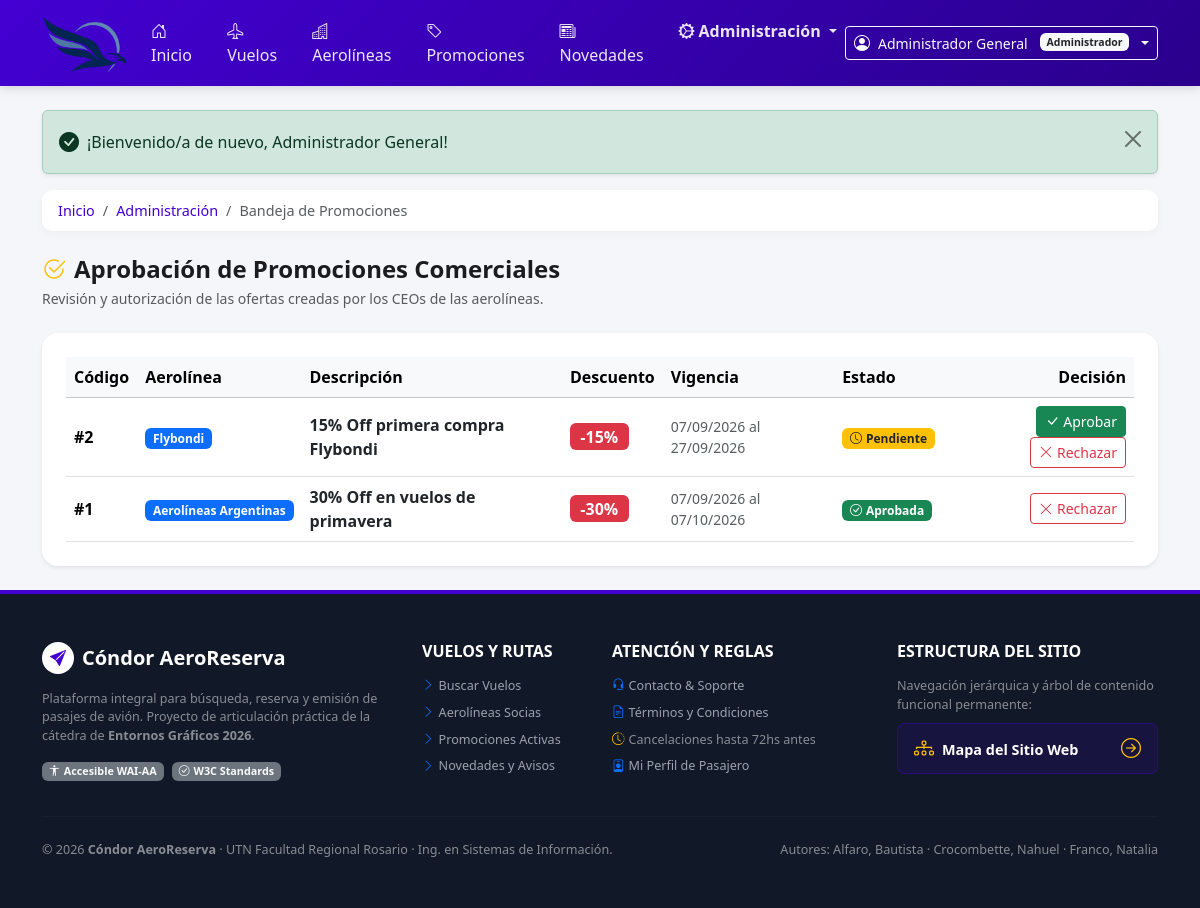
The app's page /index.php?pagina=admin_promociones (signed in) with its own data.
### tables this page shows
CREATE TABLE IF NOT EXISTS promociones (
    codPromocion INT AUTO_INCREMENT PRIMARY KEY,
    descripcionPromocion VARCHAR(200) NOT NULL,
    descuentoPromocion DECIMAL(5,2) NOT NULL,  
    codAerolinea INT NOT NULL,
    estadoPromocion ENUM('pendiente', 'aprobada', 'denegada') NOT NULL DEFAULT 'pendiente',
    fechaInicio DATE DEFAULT NULL,
    fechaFin DATE DEFAULT NULL,
    CONSTRAINT fk_promocion_aerolinea FOREIGN KEY (codAerolinea) REFERENCES aerolineas(codAerolinea) ON DELETE CASCADE
);

CREATE TABLE IF NOT EXISTS aerolineas (
    codAerolinea INT AUTO_INCREMENT PRIMARY KEY,
    nombreAerolinea VARCHAR(100) NOT NULL,
    codigoIATA VARCHAR(3) NOT NULL UNIQUE,
    descripcionAerolinea VARCHAR(200) DEFAULT NULL,
    codPais VARCHAR(3) NOT NULL,
    codUsuarioCeo INT DEFAULT NULL,
    CONSTRAINT fk_aerolinea_ceo FOREIGN KEY (codUsuarioCeo) REFERENCES usuarios(codUsuario) ON DELETE SET NULL
);

### public/index.php (called while the page is built, shortened)
<?php
require_once __DIR__ . '/../app/helpers/datos.php';
$pagina = $_GET['pagina'] ?? 'inicio';
$vistasDisponibles = [
    'inicio'             => __DIR__ . '/../app/views/inicio.php',
    'vuelos'             => __DIR__ . '/../app/views/vuelos.php',
    'vuelo_detalle'      => __DIR__ . '/../app/views/vuelo_detalle.php',
    'reservar'           => __DIR__ . '/../app/views/reservar.php',
    'reservas'           => __DIR__ . '/../app/views/reservas.php',
    'reserva_detalle'    => __DIR__ . '/../app/views/reserva_detalle.php',
    'historial'          => __DIR__ . '/../app/views/historial.php',
    'aerolineas'         => __DIR__ . '/../app/views/aerolineas.php',
    'aerolinea_detalle'  => __DIR__ . '/../app/views/aerolinea_detalle.php',
    'promociones'        => __DIR__ . '/../app/views/promociones.php',
    'novedades'          => __DIR__ . '/../app/views/novedades.php',
    'mapa_sitio'         => __DIR__ . '/../app/views/mapa_sitio.php',
    'mapa'               => __DIR__ . '/../app/views/mapa_sitio.php',
    '404'                => __DIR__ . '/../app/views/404.php',
    'contacto'           => __DIR__ . '/../app/views/contacto.php',
    'terminos'           => __DIR__ . '/../app/views/terminos.php',
    'login'              => __DIR__ . '/../app/views/login.php',
    'registro'           => __DIR__ . '/../app/views/registro.php',
    'recuperar_clave'    => __DIR__ . '/../app/views/recuperar_clave.php',
    'perfil'             => __DIR__ . '/../app/views/perfil.php',
    'ceo_panel'          => __DIR__ . '/../app/views/ceo/panel.php',
    'ceo_vuelos'         => __DIR__ . '/../app/views/ceo/vuelos.php',
    'ceo_promociones'    => __DIR__ . '/../app/views/ceo/promociones.php',
    'ceo_reportes'       => __DIR__ . '/../app/views/ceo/reportes.php',
    'admin_panel'        => __DIR__ . '/../app/views/admin/panel.php',
    'admin_aerolineas'   => __DIR__ . '/../app/views/admin/aerolineas.php',
    'admin_promociones'  => __DIR__ . '/../app/views/admin/promociones.php',
    'admin_novedades'    => __DIR__ . '/../app/views/admin/novedades.php',
    'admin_usuarios'     => __DIR__ . '/../app/views/admin/usuarios.php',
    'admin_reportes'     => __DIR__ . '/../app/views/admin/reportes.php',
];
if (!array_key_exists($pagina, $vistasDisponibles)) {
    http_response_code(404);
    $vistaArchivo = $vistasDisponibles['404'];
} else {
    $vistaArchivo = $vistasDisponibles[$pagina];
}
require __DIR__ . '/../app/views/layouts/header.php';
require $vistaArchivo;
require __DIR__ . '/../app/views/layouts/footer.php';

### app/helpers/datos.php (called while the page is built, shortened)
<?php
function obtenerTodasPromociones(): array
{
    try {
        $db = Database::getConnection();
        $sql = "SELECT p.*, a.nombreAerolinea, a.codigoIATA
                FROM promociones p
                INNER JOIN aerolineas a ON p.codAerolinea = a.codAerolinea
                ORDER BY p.codPromocion DESC";
        return $db->query($sql)->fetchAll();
    } catch (Throwable $e) {
        error_log("Error al obtener todas las promociones: " . $e->getMessage());
        return [];
    }
}

### app/views/admin/promociones.php (the view, shortened to what this page needs)
<?php
require_once __DIR__ . '/../../helpers/datos.php';
$promociones = obtenerTodasPromociones();
?>
<nav class="breadcrumb-condor" aria-label="Ruta de navegación">
    <ol class="breadcrumb mb-0">
        <li class="breadcrumb-item"><a href="index.php">Inicio</a></li>
        <li class="breadcrumb-item"><a href="index.php?pagina=admin_panel">Administración</a></li>
        <li class="breadcrumb-item active" aria-current="page">Bandeja de Promociones</li>
    </ol>
</nav>
<div class="d-flex justify-content-between align-items-center mb-4">
    <div>
        <h1 class="h4 fw-bold mb-1">
            <i class="bi bi-check2-circle text-warning me-2"></i>Aprobación de Promociones Comerciales
        </h1>
        <p class="text-muted small mb-0">Revisión y autorización de las ofertas creadas por los CEOs de las aerolíneas.</p>
    </div>
</div>
<div class="card shadow-sm border-0 rounded-4 p-4 bg-white">
    <div class="table-responsive">
        <table class="table table-hover align-middle mb-0">
            <thead class="table-light">
                <tr>
                    <th scope="col">Código</th>
                    <th scope="col">Aerolínea</th>
                    <th scope="col">Descripción</th>
                    <th scope="col">Descuento</th>
                    <th scope="col">Vigencia</th>
                    <th scope="col">Estado</th>
                    <th scope="col" class="text-end">Decisión</th>
                </tr>
            </thead>
            <tbody>
                <?php foreach ($promociones as $pr): ?>
                    <tr>
                        <td><strong>#<?= $pr['codPromocion'] ?></strong></td>
                        <td>
                            <span class="badge bg-primary"><?= htmlspecialchars($pr['nombreAerolinea']) ?></span>
                        </td>
                        <td class="fw-semibold text-dark"><?= htmlspecialchars($pr['descripcionPromocion']) ?></td>
                        <td><span class="badge bg-danger fs-6">-<?= (int)$pr['descuentoPromocion'] ?>%</span></td>
                        <td class="small text-muted">
                            <?= date('d/m/Y', strtotime($pr['fechaInicio'] ?? date('Y-m-d'))) ?> al <?= date('d/m/Y', strtotime($pr['fechaFin'] ?? '+30 days')) ?>
                        </td>
                        <td>
                            <?php if ($pr['estadoPromocion'] === 'aprobada'): ?>
                                <span class="badge bg-success"><i class="bi bi-check-circle me-1"></i>Aprobada</span>
                            <?php elseif ($pr['estadoPromocion'] === 'denegada'): ?>
                                <span class="badge bg-danger"><i class="bi bi-x-circle me-1"></i>Denegada</span>
                            <?php else: ?>
                                <span class="badge bg-warning text-dark"><i class="bi bi-clock me-1"></i>Pendiente</span>
                            <?php endif; ?>
                        </td>
                        <td class="text-end">
                            <?php if ($pr['estadoPromocion'] !== 'aprobada'): ?>
                                <form method="post" action="index.php" class="d-inline">
                                    <button type="submit" class="btn btn-sm btn-success" title="Aprobar promoción">
                                        <i class="bi bi-check-lg me-1"></i>Aprobar
                                    </button>
                                </form>
                            <?php endif; ?>
                            <?php if ($pr['estadoPromocion'] !== 'denegada'): ?>
                                <form method="post" action="index.php" class="d-inline">
                                    <button type="submit" class="btn btn-sm btn-outline-danger" title="Denegar promoción">
                                        <i class="bi bi-x-lg me-1"></i>Rechazar
                                    </button>
                                </form>
                            <?php endif; ?>
                        </td>
                    </tr>
                <?php endforeach; ?>
            </tbody>
        </table>
    </div>
</div>

### public/assets/css/estilos.css (style rules this page uses)
:root { --color-primario: #4300d2; --color-primario-oscuro: #2a008c; --color-acento: #fa503f; --color-acento-hover: #e03827; --color-fondo: #f4f6fa; --color-texto: #1c1c1e; --color-texto-muted: #6c757d; --borde-suave: #e2e8f0; --sombra-card: 0 4px 18px rgba(0, 0, 0, 0.06); --sombra-hover: 0 8px 26px rgba(67, 0, 210, 0.12); }
body { background-color: var(--color-fondo); color: var(--color-texto); font-family: system-ui, "Segoe UI", Roboto, "Helvetica Neue", Arial, sans-serif; min-height: 100vh; display: flex; flex-direction: column; }
.breadcrumb-condor { background: #fff; padding: 0.6rem 1rem; border-radius: 10px; box-shadow: 0 2px 8px rgba(0,0,0,0.04); font-size: 0.9rem; margin-bottom: 1.5rem; }
.breadcrumb-condor a { color: var(--color-primario); text-decoration: none; font-weight: 500; }

### records on screen
promociones: codPromocion "2", codAerolinea.nombreAerolinea "Flybondi", descripcionPromocion "15% Off primera compra Flybondi", descuentoPromocion "15", fechaFin "27/09/2026", estadoPromocion "pendiente" (drawn)
promociones: codPromocion "1", codAerolinea.nombreAerolinea "Aerolíneas Argentinas", descripcionPromocion "30% Off en vuelos de primavera", descuentoPromocion "30", fechaFin "07/10/2026", estadoPromocion "aprobada" (drawn)

### other values on screen
$usuario['nombre'] "Administrador General"
$usuario['rol'] "Administrador"
$_SESSION['mensaje'] "¡Bienvenido/a de nuevo, Administrador General!"
